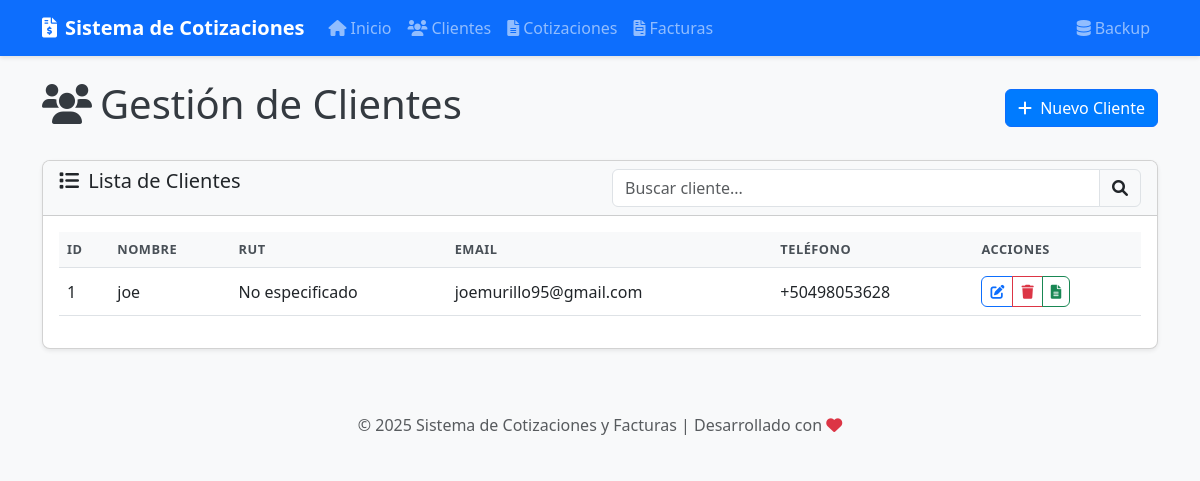
Before: /clientes with the older database file.
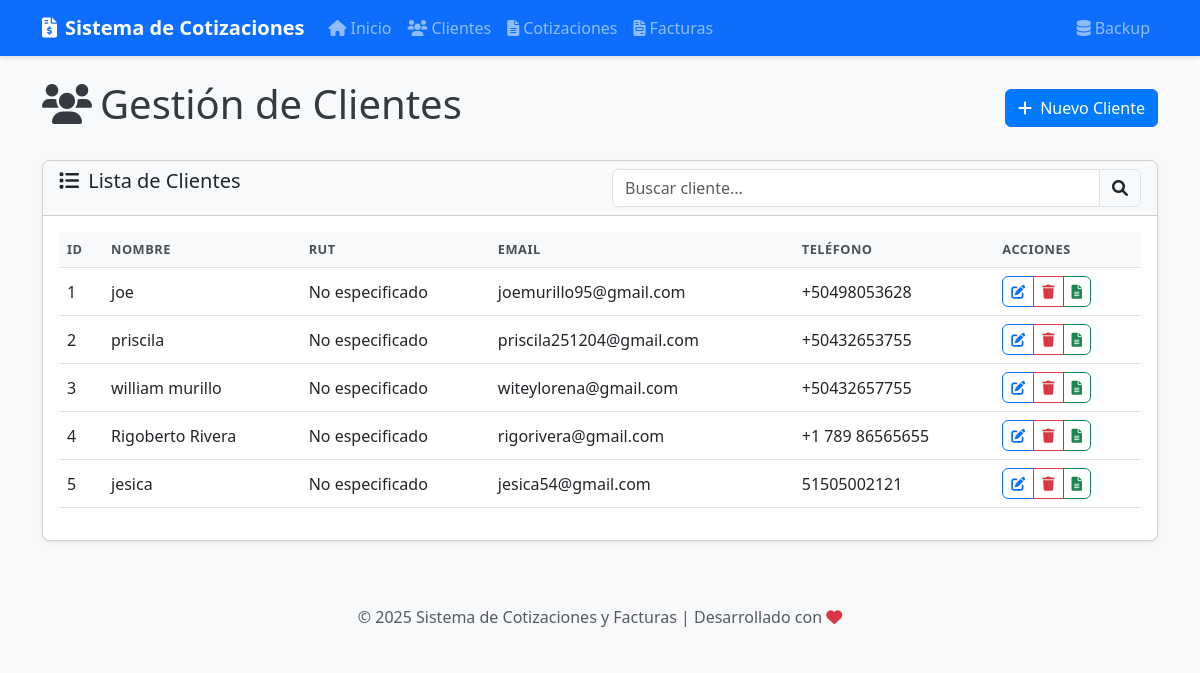
After: the same page with the newer database file.
### models.py (models this page shows, shortened)
class Cliente(db.Model):
    id = db.Column(db.Integer, primary_key=True)
    nombre = db.Column(db.String(100), nullable=False)
    email = db.Column(db.String(100), nullable=True)
    telefono = db.Column(db.String(20), nullable=True)
    direccion = db.Column(db.String(200), nullable=True)
    rut = db.Column(db.String(20), nullable=True)
    fecha_creacion = db.Column(db.DateTime, default=datetime.now)
    cotizaciones = db.relationship('Cotizacion', backref='cliente', lazy=True)
    facturas = db.relationship('Factura', backref='cliente', lazy=True)

### app.py (the view)
@app.route('/clientes')
def listar_clientes():
    clientes = Cliente.query.all()
    return render_template('clientes/listar.html', clientes=clientes)

### templates/clientes/listar.html (shortened to what this page needs)
{% extends 'base.html' %}
{% block content %}
<div class="d-flex justify-content-between align-items-center mb-4">
    <h1><i class="fas fa-users me-2"></i>Gestión de Clientes</h1>
    <a href="{{ url_for('nuevo_cliente') }}" class="btn btn-primary">
        <i class="fas fa-plus me-1"></i> Nuevo Cliente
    </a>
</div>
<div class="card shadow-sm">
    <div class="card-header bg-light">
        <div class="row">
            <div class="col-md-6">
                <h5 class="mb-0"><i class="fas fa-list me-1"></i> Lista de Clientes</h5>
            </div>
            <div class="col-md-6">
                <div class="input-group">
                    <input type="text" id="buscar-cliente" class="form-control" placeholder="Buscar cliente...">
                    <span class="input-group-text">
                        <i class="fas fa-search"></i>
                    </span>
                </div>
            </div>
        </div>
    </div>
    <div class="card-body">
        {% if clientes %}
            <div class="table-responsive">
                <table class="table table-hover">
                    <thead>
                        <tr>
                            <th>ID</th>
                            <th>Nombre</th>
                            <th>RUT</th>
                            <th>Email</th>
                            <th>Teléfono</th>
                            <th>Acciones</th>
                        </tr>
                    </thead>
                    <tbody id="tabla-clientes">
                        {% for cliente in clientes %}
                            <tr>
                                <td>{{ cliente.id }}</td>
                                <td>{{ cliente.nombre }}</td>
                                <td>{{ cliente.rut or 'No especificado' }}</td>
                                <td>{{ cliente.email or 'No especificado' }}</td>
                                <td>{{ cliente.telefono or 'No especificado' }}</td>
                                <td>
                                    <div class="btn-group btn-group-sm">
                                        <a href="{{ url_for('editar_cliente', id=cliente.id) }}" class="btn btn-outline-primary" title="Editar">
                                            <i class="fas fa-edit"></i>
                                        </a>
                                        <button type="button" class="btn btn-outline-danger"
                                                data-bs-toggle="modal"
                                                data-bs-target="#eliminarModal"
                                                data-cliente-id="{{ cliente.id }}"
                                                data-cliente-nombre="{{ cliente.nombre }}"
                                                title="Eliminar">
                                            <i class="fas fa-trash"></i>
                                        </button>
                                        <a href="{{ url_for('nueva_cotizacion') }}?cliente_id={{ cliente.id }}" class="btn btn-outline-success" title="Nueva Cotización">
                                            <i class="fas fa-file-alt"></i>
                                        </a>
                                    </div>
                                </td>
                            </tr>
                        {% endfor %}
                    </tbody>
                </table>
            </div>
        {% else %}
            <div class="alert alert-info">
                <i class="fas fa-info-circle me-1"></i> No hay clientes registrados.
            </div>
        {% endif %}
    </div>
</div>
{% endblock %}

Changed rows visible on the page:
added Cliente: id "2", nombre "priscila", rut "No especificado", email "priscila251204@gmail.com", telefono "+50432653755"
added Cliente: id "3", nombre "william murillo", rut "No especificado", email "witeylorena@gmail.com", telefono "+50432657755"
added Cliente: id "4", nombre "Rigoberto Rivera", rut "No especificado", email "rigorivera@gmail.com", telefono "+1 789 86565655"
added Cliente: id "5", nombre "jesica", rut "No especificado", email "jesica54@gmail.com", telefono "51505002121"
